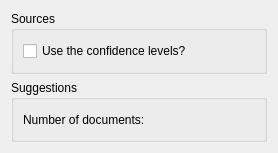
<?xml version="1.0" encoding="UTF-8"?>
<ui version="4.0">
 <class>Config</class>
 <widget class="QWidget" name="Config">
  <property name="geometry">
   <rect>
    <x>0</x>
    <y>0</y>
    <width>278</width>
    <height>153</height>
   </rect>
  </property>
  <property name="windowTitle">
   <string>Form</string>
  </property>
  <layout class="QVBoxLayout" name="verticalLayout_3">
   <item>
    <widget class="QGroupBox" name="groupBox">
     <property name="title">
      <string>Sources</string>
     </property>
     <layout class="QVBoxLayout" name="verticalLayout">
      <item>
       <widget class="QCheckBox" name="UseLevels">
        <property name="text">
         <string>Use the confidence levels?</string>
        </property>
       </widget>
      </item>
     </layout>
    </widget>
   </item>
   <item>
    <widget class="QGroupBox" name="groupBox_2">
     <property name="title">
      <string>Suggestions</string>
     </property>
     <layout class="QHBoxLayout" name="horizontalLayout">
      <item>
       <widget class="QLabel" name="textLabel1">
        <property name="text">
         <string>Number of documents:</string>
        </property>
        <property name="wordWrap">
         <bool>false</bool>
        </property>
       </widget>
      </item>
      <item>
       <spacer name="spacer12">
        <property name="orientation">
         <enum>Qt::Horizontal</enum>
        </property>
        <property name="sizeType">
         <enum>QSizePolicy::Expanding</enum>
        </property>
        <property name="sizeHint" stdset="0">
         <size>
          <width>61</width>
          <height>20</height>
         </size>
        </property>
       </spacer>
      </item>
      <item>
       <widget class="KIntNumInput" name="NbSugs"/>
      </item>
     </layout>
    </widget>
   </item>
  </layout>
 </widget>
 <customwidgets>
  <customwidget>
   <class>KIntNumInput</class>
   <extends>QWidget</extends>
   <header>knuminput.h</header>
  </customwidget>
 </customwidgets>
 <resources/>
 <connections/>
</ui>
